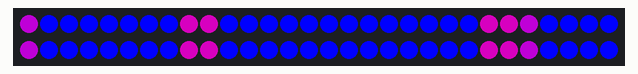
Recording of a sketch running on a simulated Arduino Uno, built with avr-gcc and run on an emulated ATmega328P. Shown: 60 RGB LEDs in strip order, left to right, continuing on the next row. Random numbers use the default seed unless the sketch sets one.

Above: at 0.1 s.
At 4.6 s:
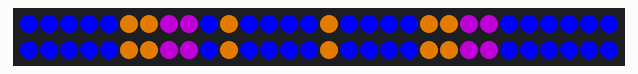
At 9.6 s:
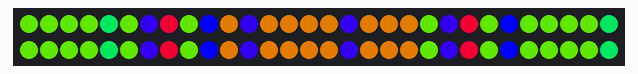
At 18.7 s:
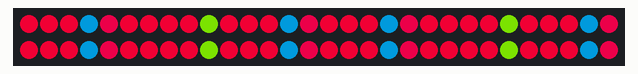
At 27.8 s:
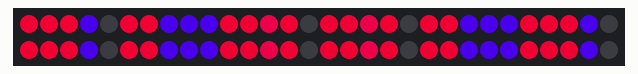
At 37.8 s:
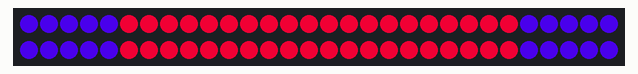

Measured:
- what the display in image 1 shows lasts 0.5 s, from 4.5 s to 5.0 s
- what the display in image 5 shows lasts 1.0 s, from 37.8 s to 38.8 s

The sketch:

Caleidoscopio.ino
```cpp
/*******************************************************************************************
 *
 *  Caleisdoscopio
 *      Autor: José Daniel Herrera Gomariz
 *      Proyecto completo en: http://arduino-guay.blogspot.com.es/2014/06/caleidoscopio-con-arduino-y-tiras-de.html
 *
 *   Caleidoscopio basado en un Arduino y una tira de leds rgb direccionable (WS2812 ,WS2812b o similar).
 *   Utiliza la librería Neopixel de Adafruit : https://github.com/adafruit/Adafruit_NeoPixel
 ********************************************************************************************/

#include <Adafruit_NeoPixel.h>

#define PIN 7
#define RETARDO 500

// Parameter 1 = number of pixels in strip
// Parameter 2 = pin number (most are valid)
// Parameter 3 = pixel type flags, add together as needed:
//   NEO_KHZ800  800 KHz bitstream (most NeoPixel products w/WS2812 LEDs)
//   NEO_KHZ400  400 KHz (classic 'v1' (not v2) FLORA pixels, WS2811 drivers)
//   NEO_GRB     Pixels are wired for GRB bitstream (most NeoPixel products)
//   NEO_RGB     Pixels are wired for RGB bitstream (v1 FLORA pixels, not v2)
Adafruit_NeoPixel strip = Adafruit_NeoPixel(60, PIN, NEO_GRB + NEO_KHZ800);
byte color = 0;

// Radio 0-11, pos 0-4
void setPixel (byte radio, byte pos, uint32_t color) {
    if ( radio >= 0 && radio <= 11 && pos >=0 && pos <= 4 ) {
      strip.setPixelColor(radio*5 + pos, color);
    }
}

void ponBola (byte radio, byte pos, byte patron, uint32_t color) {
    setPixel(radio, pos, color);
    if ( patron == 1) {
      setPixel(radio-1, pos, color);
      setPixel(radio+1, pos, color);
      setPixel(radio, pos-1, color);
      setPixel(radio, pos+1, color);
    } else if ( patron == 2) {
      setPixel(radio-1, pos, color);
      setPixel(radio+1, pos, color);
    } else if ( patron == 3) {
      setPixel(radio, pos-1, color);
      setPixel(radio, pos+1, color);
    }
}

// Radio 0-2, pos 0-4
void ponPixel4 (byte radio, byte pos, byte tamano, uint32_t color) {
    ponBola(radio, pos, tamano, color);
    ponBola(5-radio, pos, tamano, color);
    ponBola(6+radio, pos, tamano, color);
    ponBola(11-radio, pos, tamano, color);
}

// Radio 0-1, pos 0-4
void ponPixel3 (byte radio, byte pos, byte tamano, uint32_t color) {
    if ( radio == 0 ) {
      ponBola(0, pos, tamano, color);
      ponBola(3, pos, tamano, color);
      ponBola(4, pos, tamano, color);
      ponBola(7, pos, tamano, color);
      ponBola(8, pos, tamano, color);
      ponBola(11, pos, tamano, color);
    } else {
      ponBola(1, pos, tamano, color);
      ponBola(2, pos, tamano, color);
      ponBola(5, pos, tamano, color);
      ponBola(6, pos, tamano, color);
      ponBola(9, pos, tamano, color);
      ponBola(10, pos, tamano, color);
    }
}

void  rotar4 () {
uint32_t tmp;
    for (byte p=0; p < 5; p++) {
         tmp = strip.getPixelColor(p);
         ponPixel4(0, p, 0, strip.getPixelColor(p+5));
         ponPixel4(1, p, 0, strip.getPixelColor(p+10));
         ponPixel4(2, p, 0, tmp);
    }
}

void  avanzar4 () {
byte tmp;
    for (byte r=0; r < 3; r++) {
       ponPixel4(r, 4, 0, strip.getPixelColor(r*5 + 3));
       ponPixel4(r, 3, 0, strip.getPixelColor(r*5 + 2));
       ponPixel4(r, 2, 0, strip.getPixelColor(r*5 + 1));
       ponPixel4(r, 1, 0, strip.getPixelColor(r*5));
    }
}

void  rotar3 () {
uint32_t tmp;
    for (byte p=0; p < 4; p++) {
         tmp = strip.getPixelColor(p);
         ponPixel3(0, p, 0, strip.getPixelColor(p+5));
         ponPixel3(1, p, 0, strip.getPixelColor(p+10));
         ponPixel3(2, p, 0, tmp);
    }
}

void  avanzar3 () {
byte tmp;
    for (byte r=0; r < 2; r++) {
       ponPixel3(r, 4, 0, strip.getPixelColor(r*5 + 3));
       ponPixel3(r, 3, 0, strip.getPixelColor(r*5 + 2));
       ponPixel3(r, 2, 0, strip.getPixelColor(r*5 + 1));
       ponPixel3(r, 1, 0, strip.getPixelColor(r*5));
    }
}

void clear() {
  for (byte p=0; p < 60; p++) {
    strip.setPixelColor(p, strip.Color(0,0,0));
  }
}

void ponBarra(byte radio, byte valor,uint32_t color  ) {
  for (byte v=0; v <= valor ; v++) {
    setPixel(radio,v,color);
  }
}

void setup() {
  strip.begin();
  strip.show(); // Initialize all pixels to 'off'
  randomSeed(analogRead(0));
  for (byte p=0; p < 60; p++) {
    strip.setPixelColor(p, strip.Color(0,0,255));
  }
  strip.show(); // Initialize all pixels to 'off'
}

void loop() {
  color = random(0, 11)*25;
  ponPixel4(random(0, 3),random(0, 5),random(0, 4),color ? CicloColor(color) : 0);
  ponPixel4(random(0, 3),random(0, 5),random(0, 4),color == 250 ? 0 : CicloColor(255-color));
  strip.show();
  delay(RETARDO);

  byte rotar = random(0, 4);
  for (byte r=0; r < rotar ; r++) {
    rotar4();
    strip.show();
    delay(RETARDO);
  }

  byte avanzar = random(0, 4);
  for (byte a=0; a < avanzar ; a++) {
    avanzar4();
    strip.show();
    delay(RETARDO);
  }

}

// Obtiene un color de toda la gama a partir de un valor de 0 to 255
// los colores son transiciones de  rojo --> verde --> azul --> rojo
uint32_t CicloColor(byte posicionCiclo) {
  if(posicionCiclo < 85) {
   return strip.Color(posicionCiclo * 3, 255 - posicionCiclo * 3, 0);
  } else if(posicionCiclo < 170) {
   posicionCiclo -= 85;
   return strip.Color(255 - posicionCiclo * 3, 0, posicionCiclo * 3);
  } else {
   posicionCiclo -= 170;
   return strip.Color(0, posicionCiclo * 3, 255 - posicionCiclo * 3);
  }
}
```
